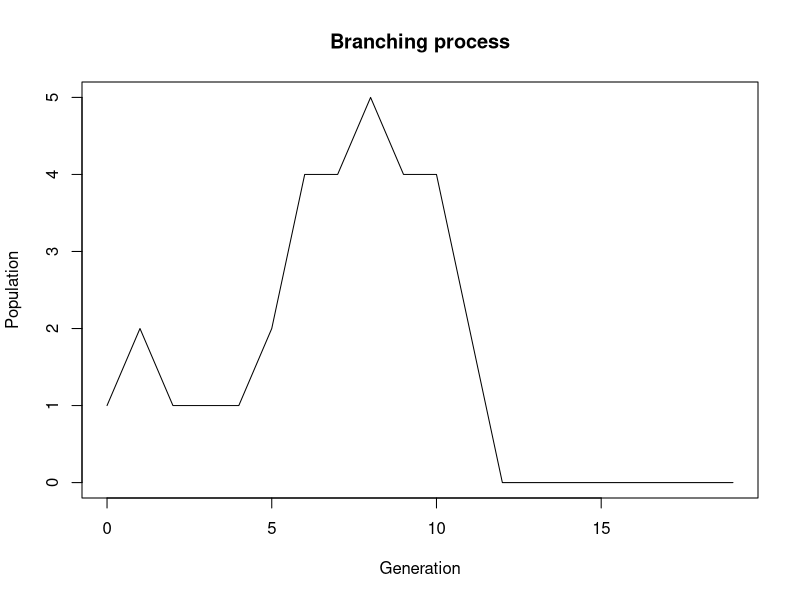
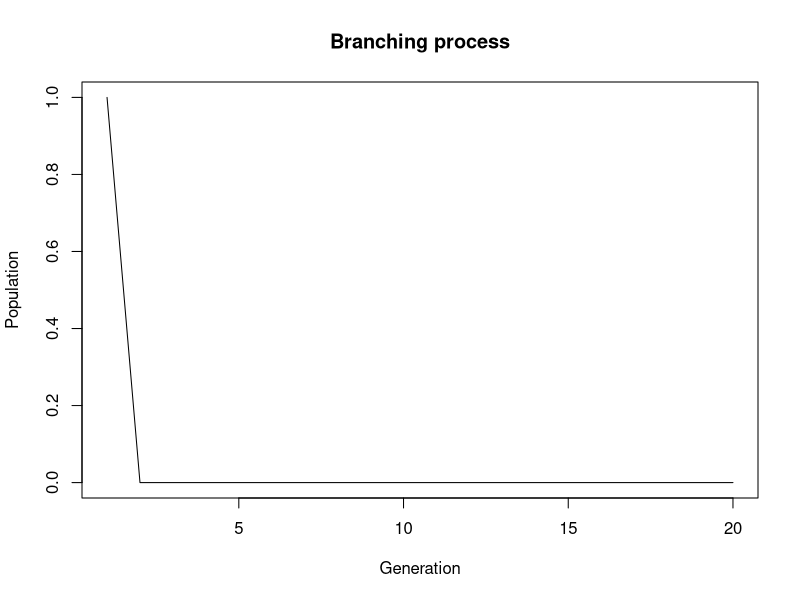
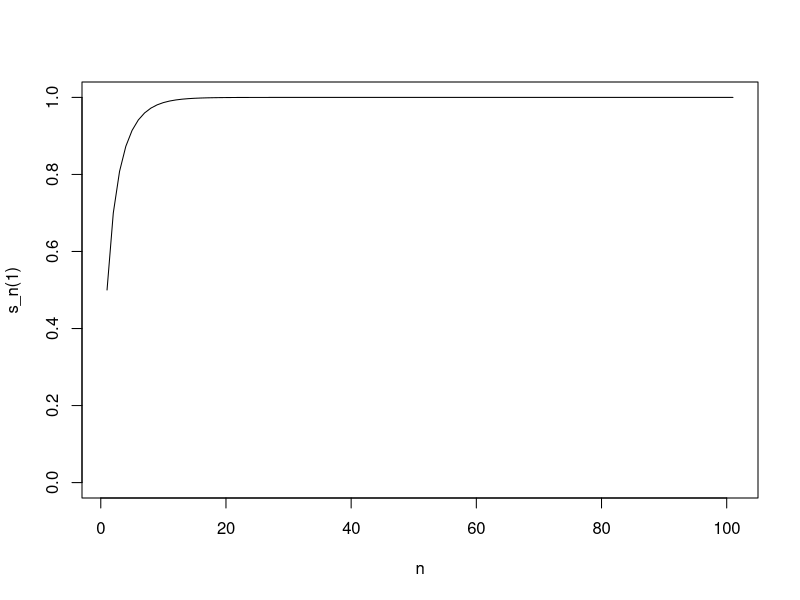
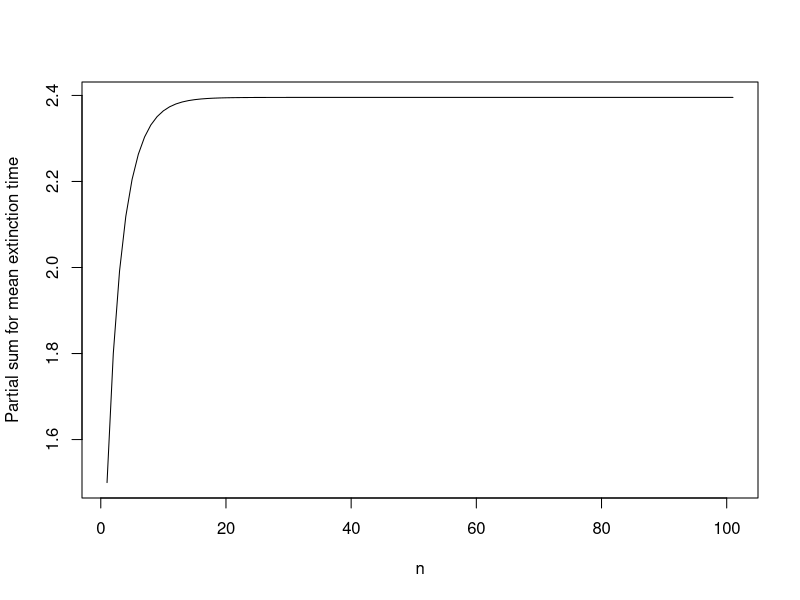
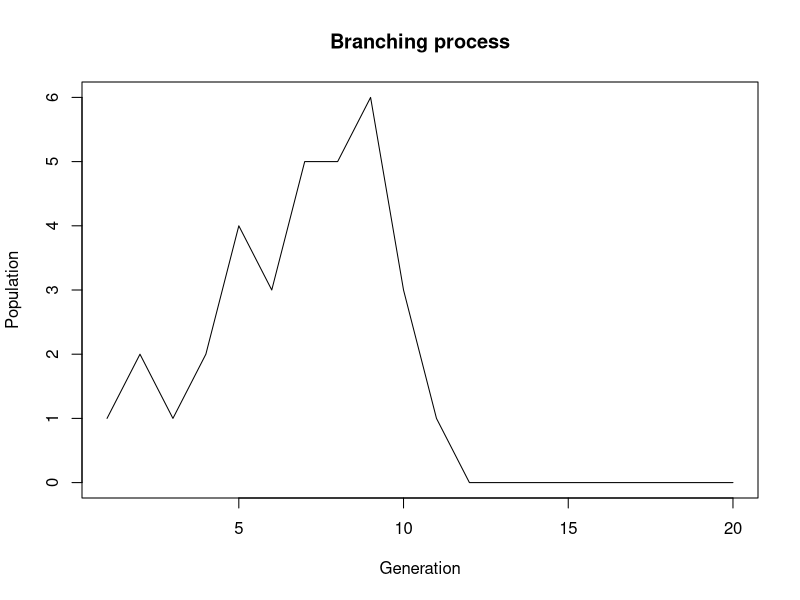
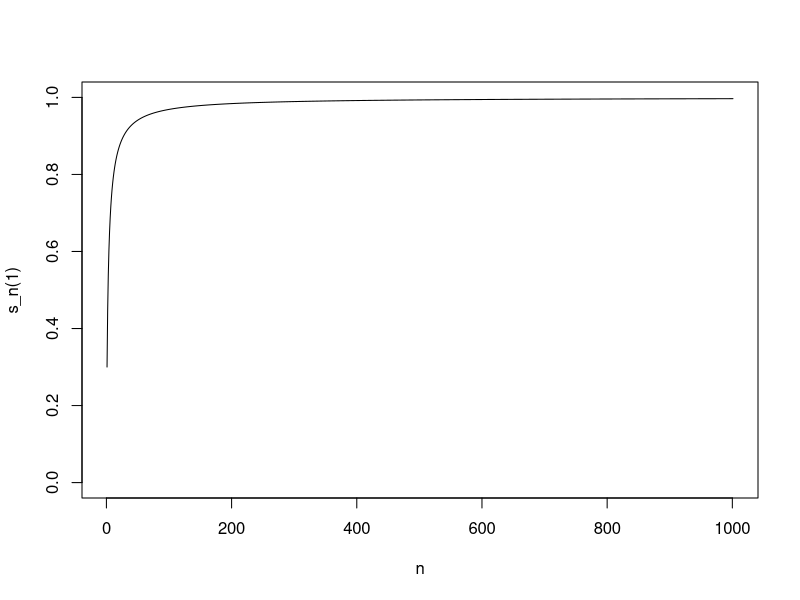
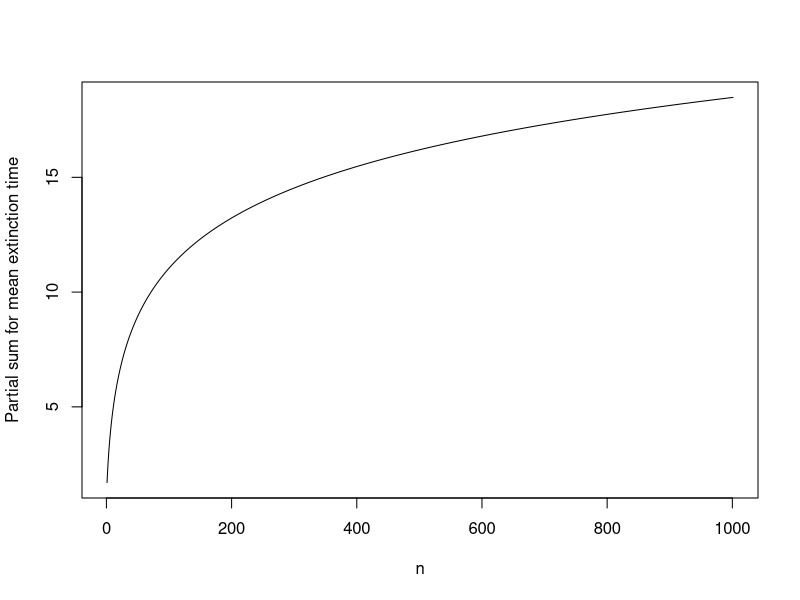
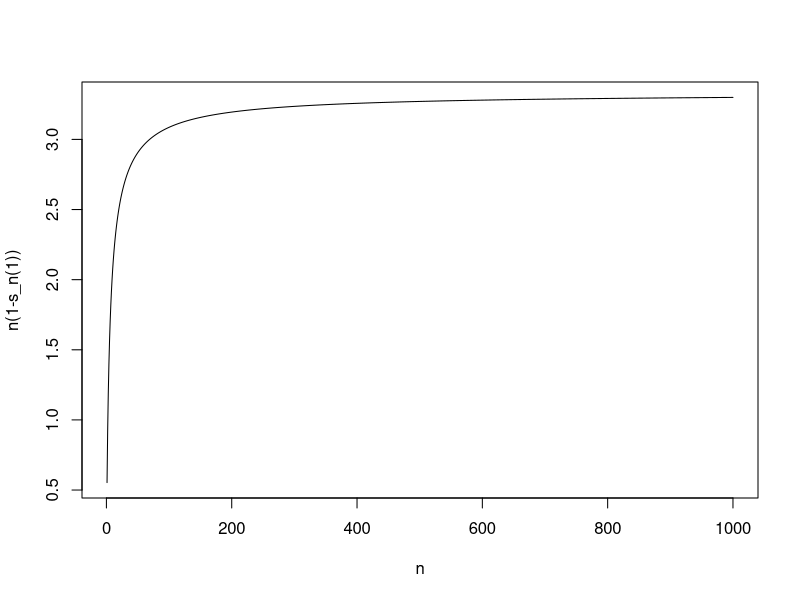

Recreate these plots in R, in order.
## ---- chunk 1
a <- c(.6,.3,.2) # probability of 0, 1, or 2 offspring (change these values to your choice)
mu <- sum((0:(length(a)-1))*a) # expected number of offspring
mu
## ---- chunk 2
a <- c(.3,.3,.4) # probability of 0, 1, or 2 offspring (change these values to your choice)
mu <- sum((0:(length(a)-1))*a) # expected number of offspring
mu
## ---- chunk 3
G <- function(s) a[1]+a[2]*s+a[3]*s^2

# extinction probability e
polyroot(c(a[1],a[2]-1,a[3]))
## ---- chunk 4
# graph sample chain -- run multiple times to observe
# extinction vs population explosion
nsteps<-20
Z<-matrix(0,nsteps,1)
Z[1]<-1
for(n in 2:nsteps) {
  ifelse(Z[n-1]>0,
     Z[n]<-sum(sample(0:(length(a)-1),Z[n-1],replace=TRUE,a)),
     Z[n]<-0)
}
plot(0:(nsteps-1),Z,type="l",xlab="Generation",ylab="Population",
     main="Branching process")
## ---- chunk 5
a <- c(.5,.3,.2) # probability of 0, 1, or 2 offspring (change these values to your choice)
mu <- sum((0:(length(a)-1))*a) # expected number of offspring
mu
## ---- chunk 6
G <- function(s) a[1]+a[2]*s+a[3]*s^2
# take the smallest positive root
# extinction probability e
polyroot(c(a[1],a[2]-1,a[3]))
## ---- chunk 7
nsteps<-20
Z<-matrix(0,nsteps,1)
Z[1]<-1
for (n in 2:nsteps) {
  ifelse(Z[n-1]>0,
     Z[n]<-sum(sample(0:(length(a)-1),Z[n-1],replace=TRUE,a)),
     Z[n]<-0)
}
plot(Z,type="l",xlab="Generation",ylab="Population",
     main="Branching process")
## ---- chunk 8
G <- function(s) a[1]+a[2]*s+a[3]*s^2
niteration <- 100
s <- matrix(0,niteration+1,1)
s[1]<-G(0)
for (n in 1:niteration) s[n+1] <- G(s[n])
plot(1:(niteration+1),s, xlab="n", ylab="s_n(1)", ylim=c(0,1),type="l")
## ---- chunk 9
plot(1:(niteration+1),1+cumsum((1-s[1:(niteration+1)])),
     xlab="n", ylab="Partial sum for mean extinction time",type="l")
## ---- chunk 10
a <- c(.3,.4,.3) # probability of 0, 1, or 2 offspring (change these values to your choice)
mu <- sum((0:(length(a)-1))*a) # expected number of offspring
mu
## ---- chunk 11
G <- function(s) a[1]+a[2]*s+a[3]*s^2

# extinction probability e
polyroot(c(a[1],a[2]-1,a[3]))
## ---- chunk 12
nsteps<-20
Z<-matrix(0,nsteps,1)
Z[1]<-1
for (n in 2:nsteps) {
  ifelse(Z[n-1]>0,
     Z[n]<-sum(sample(0:(length(a)-1),Z[n-1],replace=TRUE,a)),
     Z[n]<-0)
}
plot(Z,type="l",xlab="Generation",ylab="Population",
     main="Branching process")
## ---- chunk 13
# plotting and calculating s_n(1)
G <- function(s) a[1]+a[2]*s+a[3]*s^2
niteration <- 1000
s <- matrix(0,niteration+1,1)
s[1]<-G(0)
for (n in 1:niteration) s[n+1] <- G(s[n])
plot(1:(niteration+1),s, xlab="n", ylab="s_n(1)", ylim=c(0,1),type="l")

# plotting and calculating the partial sums
niteration <- 1000
plot(1:(niteration+1),1+cumsum((1-s[1:(niteration+1)])),
     xlab="n", ylab="Partial sum for mean extinction time",type="l")
## ---- chunk 14
plot(1:niteration,(1:niteration)*(1-s[2:(niteration+1)]), xlab="n", ylab="n(1-s_n(1))",type="l")
## ---- chunk 15
variance <- a[1]*(0-mu)^2+a[2]*(1-mu)^2+a[3]*(2-mu)^2
theor_C <- 2/variance
print("The variance is ") 
variance
print("The theor_C is ") 
theor_C
